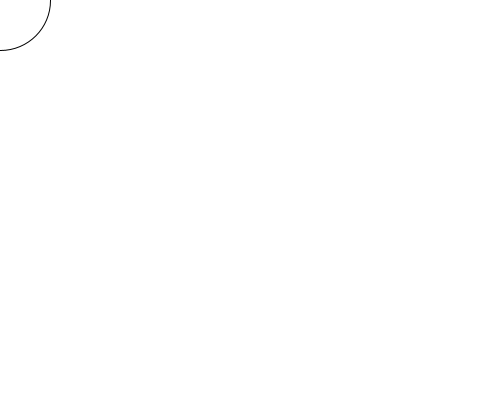
Frame 1 (no input)
Frame 60 (the mouse pressed at the canvas centre just before this capture): identical to frame 1, image omitted
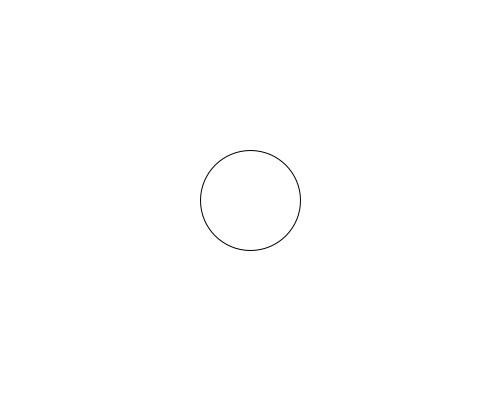
Frame 120 (the mouse held since frame 60 and released just before this capture)

The Processing sketch that drew these frames (run headless with seeded random() and noise(); from frame 60 on, the mouse is pressed at the canvas centre):

// Processing sketch: mousePos
// ── mousePos.pde
void setup() {
  size(500, 400); // arguments in soze determing width and height variables
}


void draw() {
  background(255);
  ellipse(mouseX, mouseY, 100, 100); // mouseX and mouseY give 
                                     // coordinates of mouse in canvas
 
}
